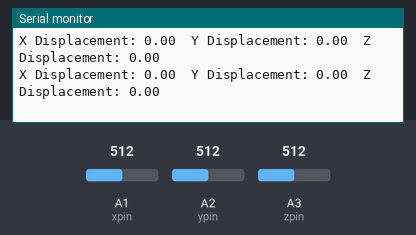
Simulated run of this sketch. Board: Arduino Uno, built with avr-gcc and run on an emulated ATmega328P. Shown: the last lines printed to the serial monitor. The inputs (shaded band) are chosen by the test bench; at power-on: A1 (xpin) = 512, A2 (ypin) = 512, A3 (zpin) = 512.

Above: at 1.3 s.
1.4 s: A1 (xpin) set to 716
At 1.9 s:
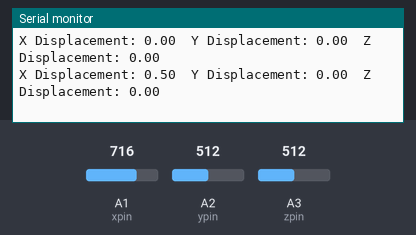
2.9 s: A2 (ypin) set to 716
At 3.4 s:
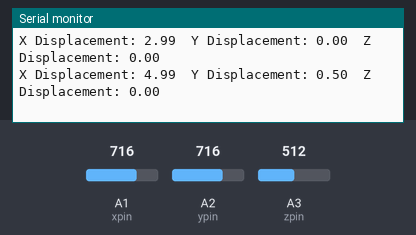
4.4 s: A3 (zpin) set to 716
At 4.9 s:
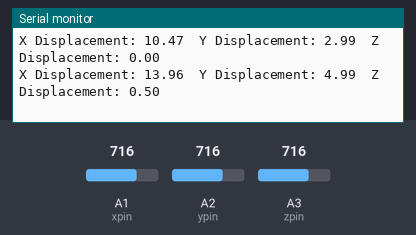
5.9 s: A1 (xpin) set to 900
At 6.4 s:
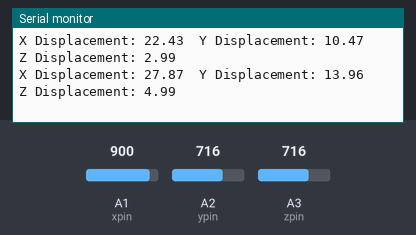
7.4 s: A2 (ypin) set to 900
At 7.9 s:
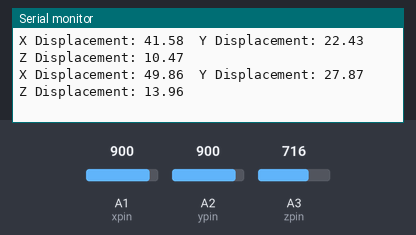
8.9 s: A3 (zpin) set to 900
At 9.5 s:
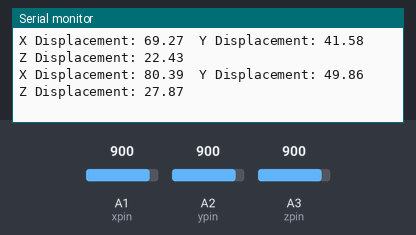
Timing chart, 0 to 11.4 s (numbered marks = the images above; inputs shaded):
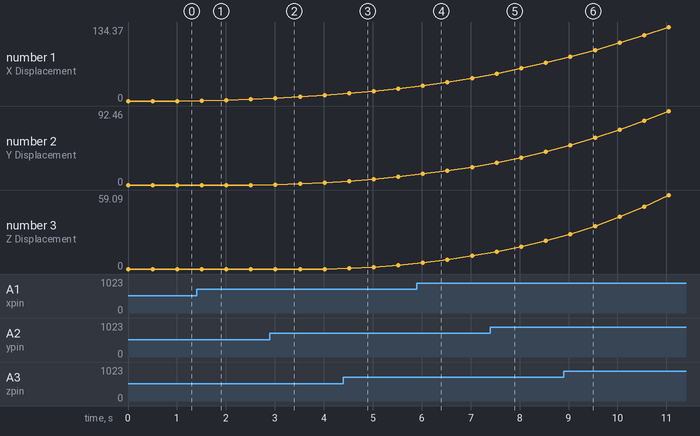

Measured:
- after the input at 1.4 s, the serial monitor: prints a new line after 0.11 s (image 1)
- after the input at 2.9 s, the serial monitor: prints a new line after 0.11 s (image 2)
- after the input at 4.4 s, the serial monitor: prints a new line after 0.12 s (image 3)
- after the input at 5.9 s, the serial monitor: prints a new line after 0.12 s (image 4)
- after the input at 7.4 s, the serial monitor: prints a new line after 0.13 s (image 5)
- after the input at 8.9 s, the serial monitor: prints a new line after 0.14 s (image 6)
- plotted number 1: 0 → 2.99 after the input at 1.4 s, 22.43 → 41.58 after the input at 5.9 s

The sketch:

akcelerometr.ino
```cpp
const int xpin = A1; // x-axis of the accelerometer
const int ypin = A2; // y-axis
const int zpin = A3; // z-axis (only on 3-axis models)

void setup() {
  // Initialize the serial communications:
  Serial.begin(9600);
}

void loop() {
  int x = analogRead(xpin); // Read from xpin
  int y = analogRead(ypin); // Read from ypin
  int z = analogRead(zpin); // Read from zpin

  // Scale factors and zero-g offsets
  float zero_G = 512.0; // ADC midpoint
  float scale = 102.3;  // Sensitivity (mV/g)
  float dt = 0.5;       // Time interval in seconds (adjust as needed)

  // Calculate acceleration in g-force units
  float x_acceleration = ((float)x - zero_G) / scale;
  float y_acceleration = ((float)y - zero_G) / scale;
  float z_acceleration = ((float)z - zero_G) / scale;

  // Calculate velocity by integrating acceleration (discrete integral)
  static float x_velocity = 0.0;
  static float y_velocity = 0.0;
  static float z_velocity = 0.0;

  x_velocity += x_acceleration * dt;
  y_velocity += y_acceleration * dt;
  z_velocity += z_acceleration * dt;

  // Calculate displacement by integrating velocity (discrete integral)
  static float x_displacement = 0.0;
  static float y_displacement = 0.0;
  static float z_displacement = 0.0;

  x_displacement += x_velocity * dt;
  y_displacement += y_velocity * dt;
  z_displacement += z_velocity * dt;

  // Print the displacement values to the serial monitor
  Serial.print("X Displacement: ");
  Serial.print(x_displacement);
  Serial.print("\tY Displacement: ");
  Serial.print(y_displacement);
  Serial.print("\tZ Displacement: ");
  Serial.println(z_displacement);

  delay(500); // Adjust the delay as needed for your application
}
```
